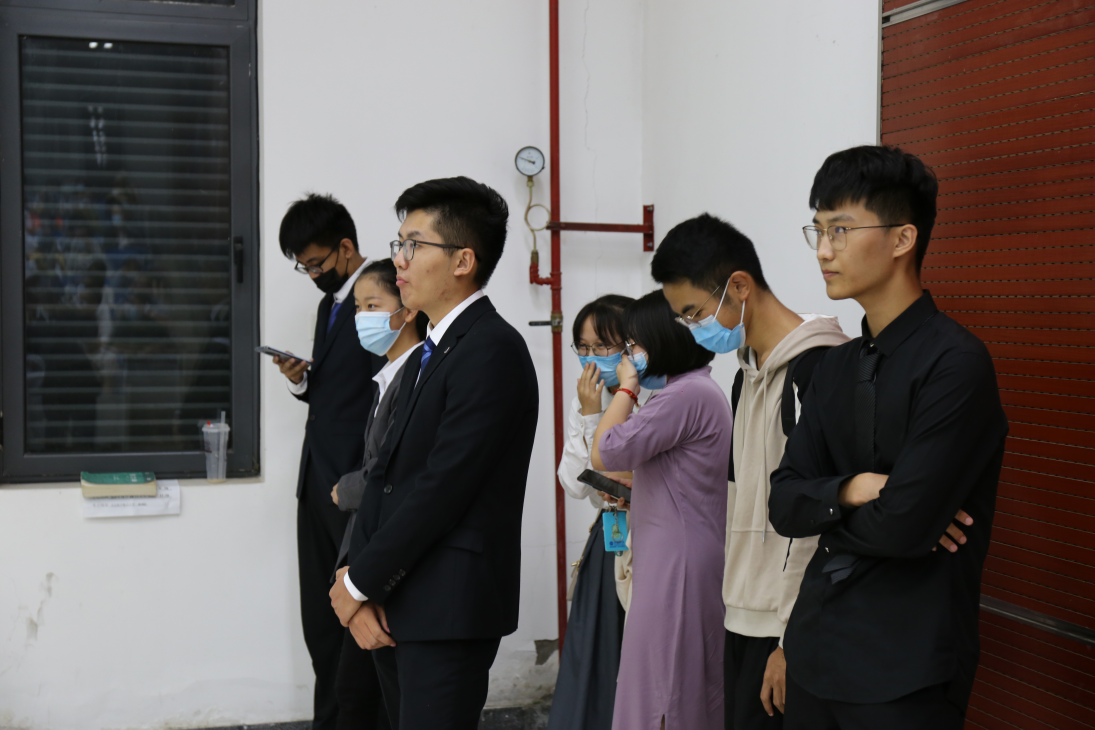
#> input picture week 6/attachment/original images/IMG_4921.JPG, 5472 x 3648 px, found by its file name (shown at 1/5 size)
$ python main.py 'attachment/modified images/IMG_4921.png'
#> lines starting #> are read from the running program, lines starting #| are printed output that depends on the picture
from PIL import Image
from PIL import ImageFilter
import os
import matplotlib.pyplot as plt

class Filter:
    def __init__(self, radius=None, size=None):
        params = []
        params.append(radius)
        params.append(size)
        self.radius = radius
        self.size = size
        self.images_list = []

    def filter(self):
        pass

class FindEdges(Filter):
    def filter(self, images_list):
        modified_images = []
        for image in images_list:
            image_edge = image.filter(ImageFilter.FIND_EDGES)
            modified_images.append(image_edge)
        return modified_images

class Sharpen(Filter):
    def filter(self, images_list):
        modified_images = []
        for image in images_list:
            image_sharpen = image.filter(ImageFilter.SHARPEN)
            modified_images.append(image_sharpen)
            # image_sharpen_2 = image_sharpen.filter(ImageFilter.SHARPEN)
        return modified_images

class Blur(Filter):
    def filter(self, images_list):
        modified_images = []
        for image in images_list:
            image_blur = image.filter(ImageFilter.GaussianBlur(radius=self.radius))
            modified_images.append(image_blur)
        return modified_images

class Resize(Filter):
    def filter(self, images_list):
        modified_images = []
        for image in images_list:
            image_resize = image.resize(self.size)
            modified_images.append(image_resize)
        return modified_images

class ImageShop:
    def __init__(self):
        pass

    def load_images(self, suffix, path):
#> called with suffix = 'jpg'
        self.suffix = suffix
        self.path = path
        images_name = []
        images_list = []
        file_list = os.listdir(path)
        for file in file_list:
            ls = file.split(".")
            if suffix in ls[1].lower():
                images_name.append(ls[0])
                images_list.append(Image.open(path+"\\"+file))
        self.images_list = images_list
#> self.images_list = 1 item
        self.images_name = images_name

    def batch_ps(self, **argv):
        '''
        输入对图片的操作，格式如下：
        findedges=None | sharpen=None | blur=radius | resize=(length, width)
        '''
        _operations = []
        for key in argv.keys():
            if key == "findedges":
                fe = FindEdges()
                _operations.append(fe)
            elif key == "sharpen":
                sh = Sharpen()
                _operations.append(sh)
            elif key == "blur":
                bl = Blur(radius=argv[key])
                _operations.append(bl)
            elif key == "resize":
                rs = Resize(size=argv[key])
                _operations.append(rs)
            else:
                print(f"We have no {key!r} operation.")
        self._operations = _operations
        ImageShop.__batch_ps(self)

    def __batch_ps(self):
        images_list = self.images_list
        _operations = self._operations
        for operation in _operations:
            images_list = operation.filter(images_list)
        self.__modified_images = images_list

    def display(self, nrow, ncol):
#> called with nrow = 3, ncol = 3
        for i in range(len(self.__modified_images)):
            if i == nrow * ncol: break
            plt.subplot(nrow, ncol, i+1)
            plt.imshow(self.__modified_images[i])
            plt.axis("off")
        plt.show()
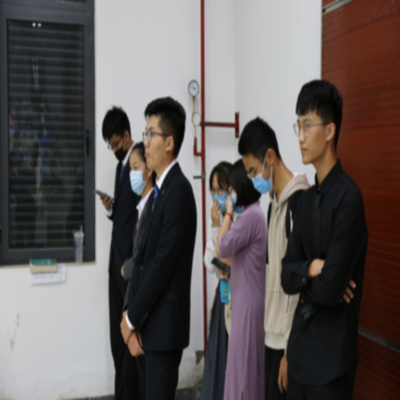
#> shown: shape (400, 400, 3); mean R, G, B 98.6, 91.3, 89.7

    def save(self, suffix, path):
#> called with suffix = 'png'
        if os.path.exists(path) == False:
            os.mkdir(path)
        assert len(self.images_name) == len(self.__modified_images)
        for i in range(len(self.images_name)):
            self.__modified_images[i].save(path+"\\"+self.images_name[i]+"."+suffix)

class TestImageShop(ImageShop):
    pass

def main():
    tis = TestImageShop()
    tis.load_images(suffix="jpg", path="D:\\vscode py\\现代程设\\week 6\\original images\\")
    tis.batch_ps(blur=8, resize=(400, 400))
    tis.display(nrow=3, ncol=3)
    tis.save(suffix="png", path="D:\\vscode py\\现代程设\\week 6\\modified images")

if __name__ == '__main__':
    main()
